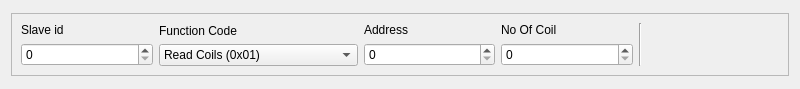
<?xml version="1.0" encoding="UTF-8"?>
<ui version="4.0">
 <class>modbusrequest</class>
 <widget class="QWidget" name="modbusrequest">
  <property name="geometry">
   <rect>
    <x>0</x>
    <y>0</y>
    <width>800</width>
    <height>89</height>
   </rect>
  </property>
  <property name="sizePolicy">
   <sizepolicy hsizetype="Expanding" vsizetype="Preferred">
    <horstretch>0</horstretch>
    <verstretch>0</verstretch>
   </sizepolicy>
  </property>
  <property name="minimumSize">
   <size>
    <width>100</width>
    <height>80</height>
   </size>
  </property>
  <property name="maximumSize">
   <size>
    <width>1920</width>
    <height>1080</height>
   </size>
  </property>
  <property name="windowTitle">
   <string>Form</string>
  </property>
  <layout class="QHBoxLayout" name="horizontalLayout_2">
   <item>
    <widget class="QFrame" name="frame">
     <property name="sizePolicy">
      <sizepolicy hsizetype="Expanding" vsizetype="Fixed">
       <horstretch>0</horstretch>
       <verstretch>0</verstretch>
      </sizepolicy>
     </property>
     <property name="frameShape">
      <enum>QFrame::StyledPanel</enum>
     </property>
     <property name="frameShadow">
      <enum>QFrame::Raised</enum>
     </property>
     <layout class="QHBoxLayout" name="horizontalLayout">
      <item>
       <layout class="QVBoxLayout" name="verticalLayout">
        <item>
         <widget class="QLabel" name="label">
          <property name="text">
           <string>Slave id</string>
          </property>
         </widget>
        </item>
        <item>
         <widget class="QSpinBox" name="spnSlave">
          <property name="sizePolicy">
           <sizepolicy hsizetype="Preferred" vsizetype="Preferred">
            <horstretch>0</horstretch>
            <verstretch>0</verstretch>
           </sizepolicy>
          </property>
         </widget>
        </item>
       </layout>
      </item>
      <item>
       <layout class="QVBoxLayout" name="verticalLayout_2">
        <item>
         <widget class="QLabel" name="label_2">
          <property name="text">
           <string>Function Code</string>
          </property>
         </widget>
        </item>
        <item>
         <widget class="QComboBox" name="cmbFunctionCode">
          <property name="sizePolicy">
           <sizepolicy hsizetype="Preferred" vsizetype="Preferred">
            <horstretch>0</horstretch>
            <verstretch>0</verstretch>
           </sizepolicy>
          </property>
          <item>
           <property name="text">
            <string>Read Coils (0x01)</string>
           </property>
          </item>
          <item>
           <property name="text">
            <string>Read Discrete Inputs (0x02)</string>
           </property>
          </item>
          <item>
           <property name="text">
            <string>Read Holding Registers (0x03)</string>
           </property>
          </item>
          <item>
           <property name="text">
            <string>Read Input Registers (0x04)</string>
           </property>
          </item>
          <item>
           <property name="text">
            <string>Write Single Coil (0x05)</string>
           </property>
          </item>
          <item>
           <property name="text">
            <string>Write Single Register (0x06)</string>
           </property>
          </item>
          <item>
           <property name="text">
            <string>Write Multiple Coils (0x0f)</string>
           </property>
          </item>
          <item>
           <property name="text">
            <string>Write Multiple Registers (0x10)</string>
           </property>
          </item>
         </widget>
        </item>
       </layout>
      </item>
      <item>
       <layout class="QVBoxLayout" name="verticalLayout_3">
        <item>
         <widget class="QLabel" name="label_3">
          <property name="text">
           <string>Address</string>
          </property>
         </widget>
        </item>
        <item>
         <widget class="QSpinBox" name="spnStartAddress">
          <property name="sizePolicy">
           <sizepolicy hsizetype="Preferred" vsizetype="Preferred">
            <horstretch>0</horstretch>
            <verstretch>0</verstretch>
           </sizepolicy>
          </property>
         </widget>
        </item>
       </layout>
      </item>
      <item>
       <layout class="QVBoxLayout" name="verticalLayout_4">
        <item>
         <widget class="QLabel" name="label_4">
          <property name="text">
           <string>No Of Coil</string>
          </property>
         </widget>
        </item>
        <item>
         <widget class="QSpinBox" name="spnCoil">
          <property name="sizePolicy">
           <sizepolicy hsizetype="Preferred" vsizetype="Preferred">
            <horstretch>0</horstretch>
            <verstretch>0</verstretch>
           </sizepolicy>
          </property>
          <property name="maximum">
           <number>2000</number>
          </property>
         </widget>
        </item>
       </layout>
      </item>
      <item>
       <widget class="Line" name="line">
        <property name="orientation">
         <enum>Qt::Vertical</enum>
        </property>
       </widget>
      </item>
      <item>
       <widget class="QPushButton" name="pushButton">
        <property name="sizePolicy">
         <sizepolicy hsizetype="Preferred" vsizetype="Preferred">
          <horstretch>0</horstretch>
          <verstretch>0</verstretch>
         </sizepolicy>
        </property>
        <property name="font">
         <font>
          <pointsize>18</pointsize>
         </font>
        </property>
        <property name="text">
         <string/>
        </property>
        <property name="flat">
         <bool>true</bool>
        </property>
       </widget>
      </item>
     </layout>
    </widget>
   </item>
  </layout>
 </widget>
 <resources/>
 <connections/>
</ui>
